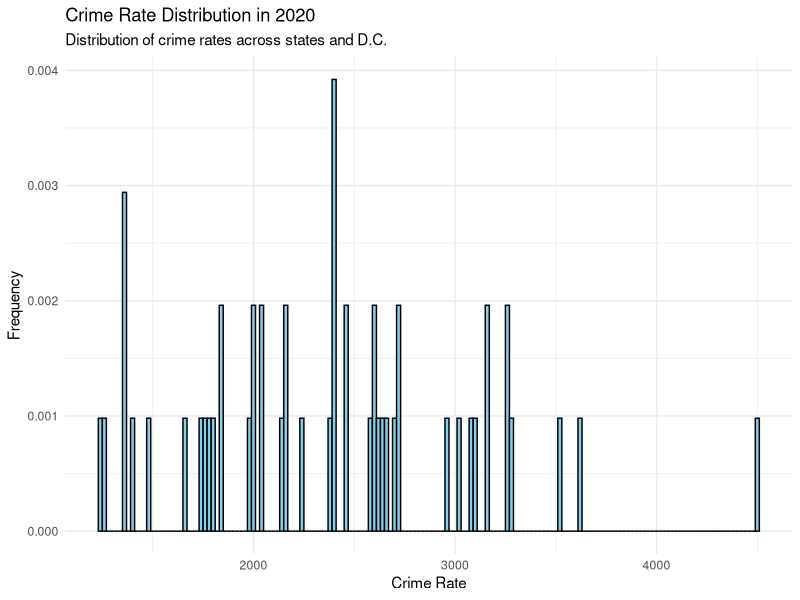
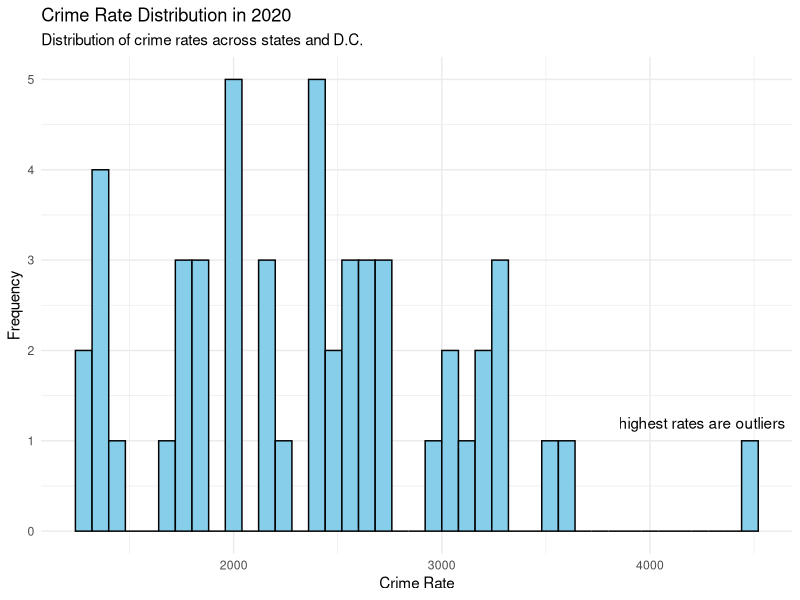
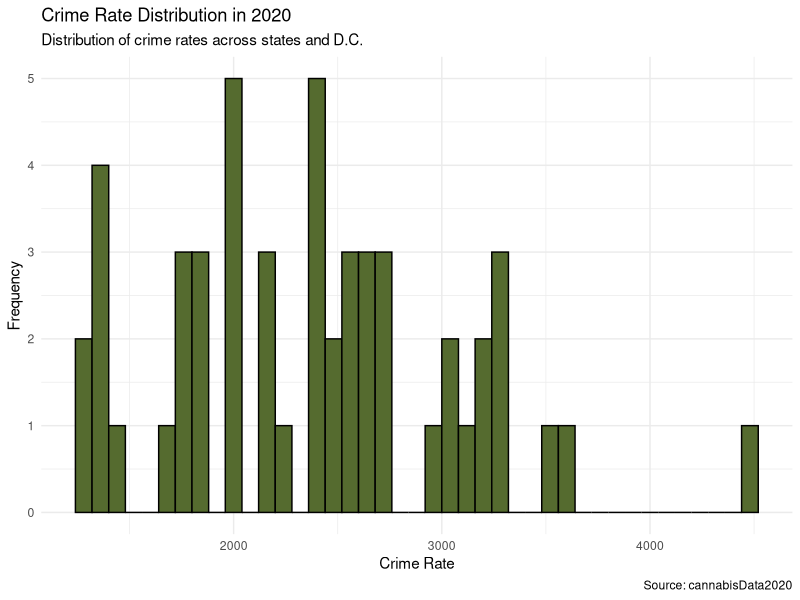
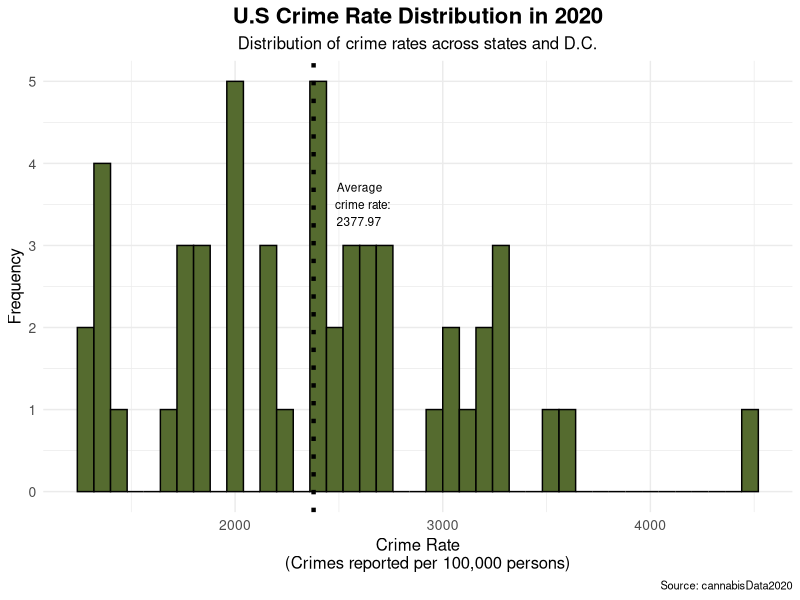

Generate these figures, in order, with R:
## ---- chunk 1
cannabisDataset <- read.csv("cannabisDataset.csv",
                        header = TRUE)
head(cannabisDataset)
## ---- chunk 2
library(dplyr)
library(stringr)

cannabisDataset <- cannabisDataset %>%
  mutate_all(str_squish)

cannabisDataset <- cannabisDataset %>%
 mutate_all(~ifelse(tolower(.) %in% c("yes", "Yes"), 1, ifelse(tolower(.) %in% c("no", "No"), 0, .)))
## ---- chunk 3
cannabisDataset <- cannabisDataset %>%
  group_by(States, year) %>%
  mutate(
    cannabisLiberalization = case_when( 
      decriminalizedMarijuana == 1 & legalizedMedicinalMarijuana == 0 & legalizedRecreationalMarijuana == 0 ~ "Decriminalized",
      decriminalizedMarijuana == 0 & legalizedMedicinalMarijuana == 1 & legalizedRecreationalMarijuana == 0 ~ "Medicinal",
      decriminalizedMarijuana == 0 & legalizedMedicinalMarijuana == 0 & legalizedRecreationalMarijuana == 1 ~ "Recreational",
      decriminalizedMarijuana == 1 & legalizedMedicinalMarijuana == 1 & legalizedRecreationalMarijuana == 1 ~ "Fully Legal",
      decriminalizedMarijuana == 0 & legalizedMedicinalMarijuana== 0 & legalizedRecreationalMarijuana == 0 ~ "Fully Illegal",
      decriminalizedMarijuana == 1 & legalizedMedicinalMarijuana == 0 & legalizedRecreationalMarijuana == 1 ~ "Recreational & Decriminalized",
      decriminalizedMarijuana == 1 & legalizedMedicinalMarijuana == 1 & legalizedRecreationalMarijuana == 0 ~ "Decriminalized & Medicinal",
      decriminalizedMarijuana == 0 & legalizedMedicinalMarijuana == 1 & legalizedRecreationalMarijuana == 1 ~ "Medicinal & Recreational",
      TRUE ~ "None"
    )
  ) %>%

  select(-decriminalizedMarijuana, -legalizedMedicinalMarijuana, -legalizedRecreationalMarijuana)

head(cannabisDataset)
## ---- chunk 4
cannabisDataset$crimeRate <- as.numeric(as.character(cannabisDataset$crimeRate))

cannabisDataset$recidivismRate <- as.numeric(as.character(cannabisDataset$recidivismRate))

cannabisDataset$population <- as.numeric(as.character(cannabisDataset$population))

cannabisDataset$alcoholism <- as.numeric(as.character(cannabisDataset$alcoholism))

cannabisDataset$unemploymentRate <- as.numeric(as.character(cannabisDataset$unemploymentRate))

cannabisDataset$medianHouseholdIncome <- as.numeric(as.character(cannabisDataset$medianHouseholdIncome))
## ---- chunk 5
cannabisData2020 <- subset(cannabisDataset, year == 2020)
## ---- chunk 6
length(unique(cannabisData2020$crimeRate))
summary(cannabisData2020$crimeRate)
## ---- chunk 7
length(unique(cannabisData2020$unemploymentRate))
summary(cannabisData2020$unemploymentRate)
## ---- chunk 8
library(ggplot2)
ggplot(cannabisData2020, aes(x = crimeRate, y = after_stat(density))) +
    geom_histogram(binwidth = 20, fill = "skyblue", color = "black") +
    ggtitle("Crime Rate Distribution in 2020") +
  labs(subtitle = "Distribution of crime rates across states and D.C.") +
  xlab("Crime Rate") +
  ylab("Frequency") +
  theme_minimal() +
  scale_fill_manual(values = "skyblue", name = "Crime Rate")
## ---- chunk 9
ggplot(cannabisData2020, aes(x = crimeRate)) +
  geom_histogram(binwidth = 80, fill = "skyblue", color = "black") +
  ggtitle("Crime Rate Distribution in 2020") +
  labs(subtitle = "Distribution of crime rates across states and D.C.",
       x = "Crime Rate",
       y = "Frequency") +
  annotate("text", x = 4250, y = 1.2, label = "highest rates are outliers") +
  theme_minimal()
## ---- chunk 10
crimeRate2020<-ggplot(cannabisData2020, aes(x = crimeRate)) +
  geom_histogram(binwidth = 80, fill = "darkolivegreen", color = "black") +
  ggtitle("Crime Rate Distribution in 2020") +
  labs(subtitle = "Distribution of crime rates across states and D.C.",
       x = "Crime Rate",
       y = "Frequency") +
  theme_minimal() +
  labs(title = "Crime Rate Distribution in 2020",
       subtitle = "Distribution of crime rates across states and D.C.",
       caption = "Source: cannabisData2020")
crimeRate2020
## ---- chunk 11
crimeRate2020Final <- ggplot(cannabisData2020, aes(x = crimeRate)) +
  geom_histogram(binwidth = 80, fill = "darkolivegreen", color = "black") +
  ggtitle("U.S Crime Rate Distribution in 2020") +
  labs(subtitle = "Distribution of crime rates across states and D.C.",
       x = "Crime Rate
    (Crimes reported per 100,000 persons)",
       y = "Frequency",
       caption = "Source: cannabisData2020") +
  theme_minimal() +
  theme(plot.title = element_text(hjust = 0.5, size = 16, face = "bold"),
        plot.subtitle = element_text(hjust = 0.5, size = 12),
        plot.caption = element_text(hjust = 1, size = 8),
        axis.title = element_text(size = 12),
        axis.text = element_text(size = 10)) +
  geom_vline(aes(xintercept = mean(crimeRate, na.rm = TRUE)), 
             color = "black", linetype = "dotted", size = 1.5) +
  annotate("text", x = mean(cannabisData2020$crimeRate, na.rm = TRUE) + 50, 
           y = max(table(cut(cannabisData2020$crimeRate, breaks = seq(0, max(cannabisData2020$crimeRate, na.rm = TRUE), by = 80)))) - 0.5, 
           label = paste(" Average\ncrime rate:
", round(mean(cannabisData2020$crimeRate, na.rm = TRUE), 2)), 
           color = "black", size = 3, hjust = -0.2)


print(crimeRate2020Final)
## ---- chunk 12
saveRDS(crimeRate2020Final, file = "crimeRate2020Final.RDS")
